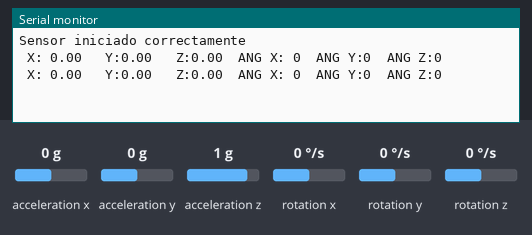
Recording of a sketch running on a simulated Arduino Uno, built with avr-gcc and run on an emulated ATmega328P. Shown: the last lines printed to the serial monitor. Inputs (shaded band) come from the test bench; at power-on: acceleration z 1 g, acceleration x 0 g, acceleration y 0 g, rotation x 0 °/s, rotation y 0 °/s, rotation z 0 °/s.

Above: at 1.2 s.
1.3 s: acceleration z set to 0 g
At 2.8 s:
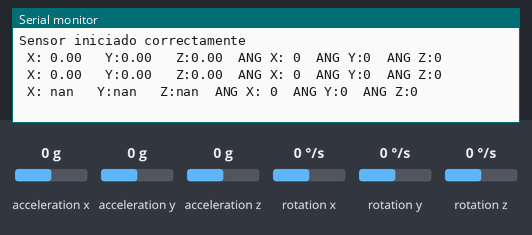
4.5 s: acceleration x set to -1.4 g
At 5.7 s:
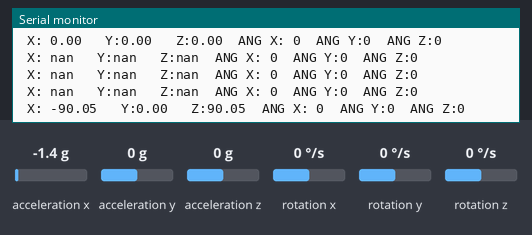
6.0 s: acceleration y set to -1.4 g
At 6.6 s:
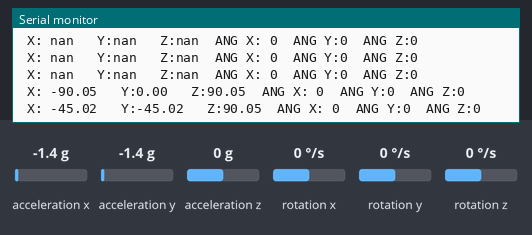
7.5 s: rotation x set to -192 °/s
At 8.6 s:
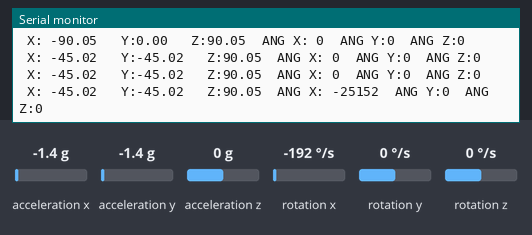
9.0 s: rotation y set to -192 °/s
At 9.6 s:
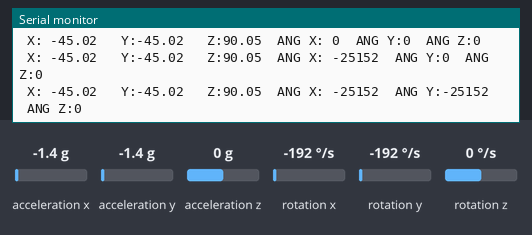
Timing chart, 0 to 11.5 s (numbered marks = the images above; inputs shaded):
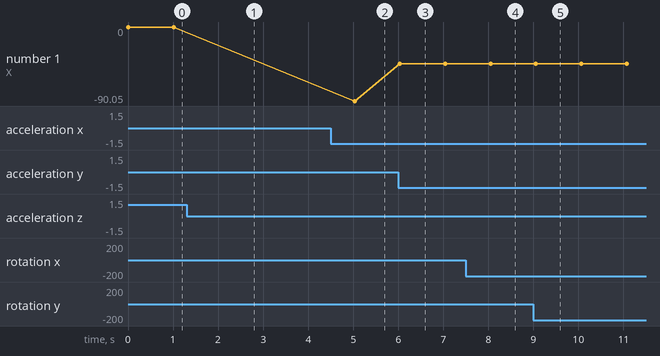

The sketch:

prueba_giroscopio_2.ino
```cpp
// Librerias I2C para controlar el mpu6050
// la libreria MPU6050.h necesita I2Cdev.h, I2Cdev.h necesita Wire.h
#include "I2Cdev.h"
#include "MPU6050.h"
#include "Wire.h"
// La dirección del MPU6050 puede ser 0x68 o 0x69, dependiendo
// del estado de AD0. Si no se especifica, 0x68 estará implicito
MPU6050 sensor;
// Valores RAW (sin procesar) del acelerometro en los ejes x,y,z
int ax, ay, az;
int gx, gy, gz;
void setup() {
 Serial.begin(57600); //Iniciando puerto serial
 Wire.begin(); //Iniciando I2C
 sensor.initialize(); //Iniciando el sensor
 if (sensor.testConnection()) Serial.println("Sensor iniciado correctamente");
 else Serial.println("Error al iniciar el sensor");
}
void loop() {
 // Leer las aceleraciones
 sensor.getAcceleration(&ax, &ay, &az);
 sensor.getRotation(&gx, &gy, &gz);
 //Calcular los angulos de inclinacion:
 float accel_ang_x=atan(ax/sqrt(pow(ay,2) + pow(az,2)))*(180.0/3.14);
 float accel_ang_y=atan(ay/sqrt(pow(ax,2) + pow(az,2)))*(180.0/3.14);
 float accel_ang_z = atan(sqrt(pow(ay, 2) + pow(ax, 2)) / az) * (180.0 / 3.14);

 //Mostrar los angulos separadas por un [tab]
 Serial.print(" X: ");
 Serial.print(accel_ang_x);
 Serial.print("\t");
 Serial.print(" Y:");
 Serial.print(accel_ang_y);
 Serial.print("\t");
 Serial.print(" Z:");
 Serial.print(accel_ang_z);
 Serial.print("\t");
 Serial.print("ANG X: ");
 Serial.print(gx);
 Serial.print("\t");
 Serial.print("ANG Y:");
 Serial.print(gy);
 Serial.print("\t");
 Serial.print("ANG Z:");
 Serial.print(gz);
 Serial.print("\t");
 Serial.print("\n");
 delay(1000);
}
```

Measured:
- after the input at 1.3 s, the serial monitor: prints a new line after 0.72 s (image 1)
- after the input at 4.5 s, the serial monitor: prints a new line after 0.53 s (image 2)
- after the input at 6.0 s, the serial monitor: prints a new line at once (image 3)
- after the input at 7.5 s, the serial monitor: prints a new line after 0.55 s (image 4)
- after the input at 9.0 s, the serial monitor: prints a new line after 0.06 s (image 5)
- plotted number 1: 0 → -90.05 after the input at 4.5 s, -90.05 → -45.02 after the input at 6.0 s
